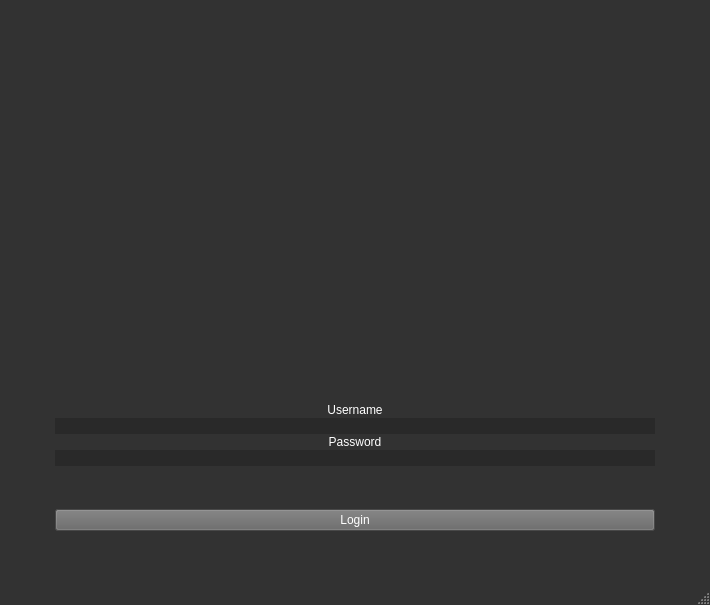
<?xml version="1.0" encoding="UTF-8"?>
<ui version="4.0">
 <class>MainWindow</class>
 <widget class="QMainWindow" name="MainWindow">
  <property name="enabled">
   <bool>true</bool>
  </property>
  <property name="geometry">
   <rect>
    <x>0</x>
    <y>0</y>
    <width>710</width>
    <height>605</height>
   </rect>
  </property>
  <property name="minimumSize">
   <size>
    <width>710</width>
    <height>605</height>
   </size>
  </property>
  <property name="maximumSize">
   <size>
    <width>710</width>
    <height>605</height>
   </size>
  </property>
  <property name="font">
   <font>
    <family>.AppleSystemUIFont</family>
   </font>
  </property>
  <property name="windowTitle">
   <string>MainWindow</string>
  </property>
  <property name="autoFillBackground">
   <bool>false</bool>
  </property>
  <property name="styleSheet">
   <string notr="true">QMainWindow{
background: #323232;
}
QLabel{
color: white;
}
QPushButton{
background: #656565;
color: white;
}
QPushButton:hover{
background: #444242;
color: white;
}

QLineEdit{
background:#292929;
color: white;
border: #656565;
}</string>
  </property>
  <property name="unifiedTitleAndToolBarOnMac">
   <bool>false</bool>
  </property>
  <widget class="QWidget" name="centralwidget">
   <property name="sizePolicy">
    <sizepolicy hsizetype="Fixed" vsizetype="Fixed">
     <horstretch>0</horstretch>
     <verstretch>0</verstretch>
    </sizepolicy>
   </property>
   <property name="minimumSize">
    <size>
     <width>710</width>
     <height>0</height>
    </size>
   </property>
   <property name="maximumSize">
    <size>
     <width>710</width>
     <height>16777215</height>
    </size>
   </property>
   <property name="autoFillBackground">
    <bool>false</bool>
   </property>
   <layout class="QGridLayout" name="gridLayout_2">
    <item row="5" column="0">
     <layout class="QGridLayout" name="gridLayout">
      <item row="1" column="1">
       <layout class="QVBoxLayout" name="verticalLayout_3">
        <property name="spacing">
         <number>1</number>
        </property>
        <item>
         <spacer name="verticalSpacer_2">
          <property name="orientation">
           <enum>Qt::Vertical</enum>
          </property>
          <property name="sizeHint" stdset="0">
           <size>
            <width>20</width>
            <height>30</height>
           </size>
          </property>
         </spacer>
        </item>
        <item>
         <widget class="QLabel" name="logo">
          <property name="enabled">
           <bool>true</bool>
          </property>
          <property name="sizePolicy">
           <sizepolicy hsizetype="Fixed" vsizetype="Fixed">
            <horstretch>0</horstretch>
            <verstretch>0</verstretch>
           </sizepolicy>
          </property>
          <property name="minimumSize">
           <size>
            <width>600</width>
            <height>350</height>
           </size>
          </property>
          <property name="maximumSize">
           <size>
            <width>500</width>
            <height>350</height>
           </size>
          </property>
          <property name="pixmap">
           <pixmap>rc/dabs2.png</pixmap>
          </property>
          <property name="scaledContents">
           <bool>false</bool>
          </property>
          <property name="alignment">
           <set>Qt::AlignCenter</set>
          </property>
         </widget>
        </item>
        <item>
         <widget class="QLabel" name="Usernamelabel">
          <property name="maximumSize">
           <size>
            <width>16777215</width>
            <height>50</height>
           </size>
          </property>
          <property name="text">
           <string>Username</string>
          </property>
          <property name="alignment">
           <set>Qt::AlignCenter</set>
          </property>
          <property name="margin">
           <number>5</number>
          </property>
         </widget>
        </item>
        <item>
         <layout class="QVBoxLayout" name="verticalLayout_2">
          <property name="spacing">
           <number>1</number>
          </property>
          <item>
           <widget class="QLineEdit" name="lineEdit_username"/>
          </item>
         </layout>
        </item>
        <item>
         <widget class="QLabel" name="Passwordlabel">
          <property name="sizePolicy">
           <sizepolicy hsizetype="Fixed" vsizetype="Fixed">
            <horstretch>0</horstretch>
            <verstretch>0</verstretch>
           </sizepolicy>
          </property>
          <property name="maximumSize">
           <size>
            <width>600</width>
            <height>50</height>
           </size>
          </property>
          <property name="layoutDirection">
           <enum>Qt::LeftToRight</enum>
          </property>
          <property name="text">
           <string>Password</string>
          </property>
          <property name="alignment">
           <set>Qt::AlignCenter</set>
          </property>
          <property name="margin">
           <number>5</number>
          </property>
         </widget>
        </item>
        <item>
         <widget class="QLineEdit" name="lineEdit_password">
          <property name="sizePolicy">
           <sizepolicy hsizetype="Expanding" vsizetype="Fixed">
            <horstretch>0</horstretch>
            <verstretch>0</verstretch>
           </sizepolicy>
          </property>
         </widget>
        </item>
        <item>
         <spacer name="verticalSpacer_4">
          <property name="orientation">
           <enum>Qt::Vertical</enum>
          </property>
          <property name="sizeHint" stdset="0">
           <size>
            <width>20</width>
            <height>5</height>
           </size>
          </property>
         </spacer>
        </item>
        <item>
         <widget class="QPushButton" name="LoginButton">
          <property name="text">
           <string>Login</string>
          </property>
         </widget>
        </item>
        <item>
         <spacer name="verticalSpacer_3">
          <property name="orientation">
           <enum>Qt::Vertical</enum>
          </property>
          <property name="sizeHint" stdset="0">
           <size>
            <width>20</width>
            <height>30</height>
           </size>
          </property>
         </spacer>
        </item>
       </layout>
      </item>
      <item row="1" column="0">
       <spacer name="horizontalSpacer">
        <property name="orientation">
         <enum>Qt::Horizontal</enum>
        </property>
        <property name="sizeHint" stdset="0">
         <size>
          <width>40</width>
          <height>20</height>
         </size>
        </property>
       </spacer>
      </item>
      <item row="1" column="2">
       <spacer name="horizontalSpacer_2">
        <property name="orientation">
         <enum>Qt::Horizontal</enum>
        </property>
        <property name="sizeHint" stdset="0">
         <size>
          <width>40</width>
          <height>20</height>
         </size>
        </property>
       </spacer>
      </item>
     </layout>
    </item>
   </layout>
  </widget>
  <widget class="QStatusBar" name="statusbar"/>
 </widget>
 <resources/>
 <connections/>
</ui>
